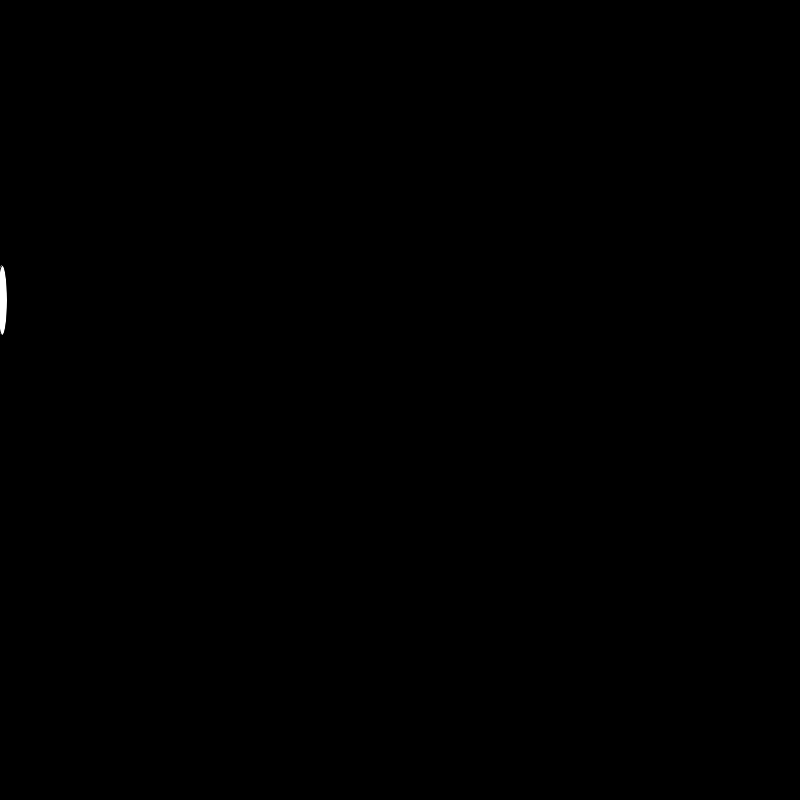
Frame 1 (no input)
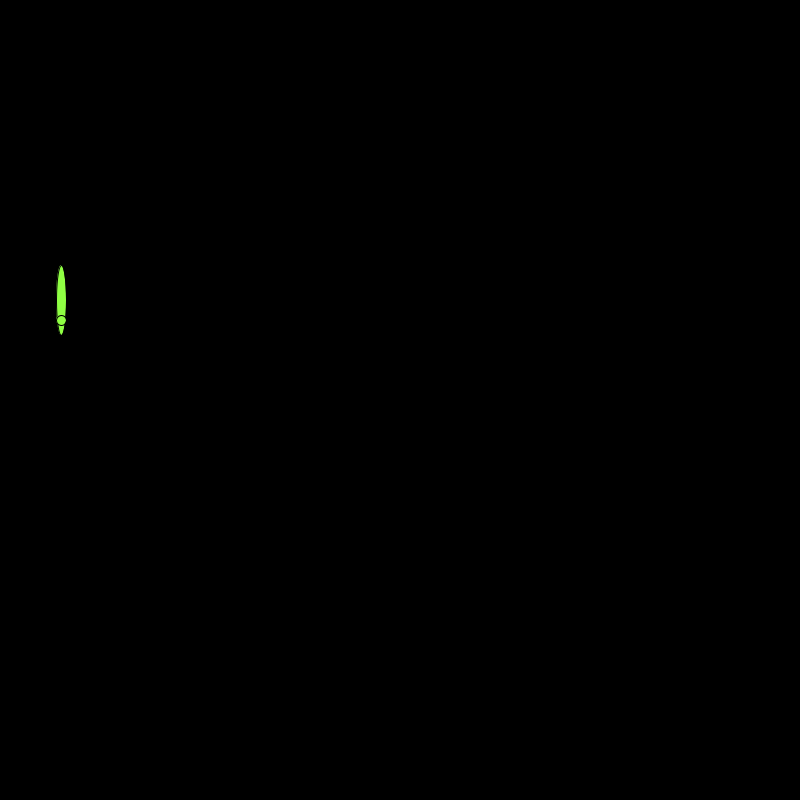
Frame 60 (the mouse pressed at the canvas centre just before this capture)
Frame 120 (the mouse held since frame 60 and released just before this capture): identical to frame 60, image omitted

The Processing sketch that drew these frames (run headless with seeded random() and noise(); from frame 60 on, the mouse is pressed at the canvas centre):

// Processing sketch: processing_185876
// ── processing_185876.pde

float bola = 1;
void setup () {
  size(800, 800);
}

void draw( ) {
  bola = bola+1;
  if (mouseY<height/2) {
    if (mouseX<height/2) {
      background(0);
    } 
    else {
      background (22,180,179);
    }

    ellipse(bola, 300, 10, 70);
    if (bola >70) {
      ellipse(bola, 310, 10, 30);
    }
    if (bola >50) {
      ellipse(bola, 320, 10, 10);
    }
    if (bola >70) {
      ellipse(bola, 330, 10, 10);
    }
    if (bola >90) {
      ellipse(bola, 330, 10, 10);
    }
    if (bola >110) {
      ellipse(bola, 340, 10, 10);
    }
    if (bola >120) {
      ellipse(bola, 350, 10, 10);
    }
    if (bola >130) {
      ellipse(bola, 360, 10, 10);
    }
    if (bola >140) {
      ellipse(bola, 370, 10, 10);
    }
    if (bola >150) {
      ellipse(bola, 380, 10, 10);
    }
    if (bola >160) {
      ellipse(bola, 390, 10, 10);
    }
    if (bola >170) {
      ellipse(bola, 400, 10, 10);
    }
    if (bola >180) {
      ellipse(bola, 410, 10, 10);
    }
    if (bola >190) {
      ellipse(bola, 420, 10, 10);
    }
    if (bola >200) {
      ellipse(bola, 430, 10, 10);
    }
    if (bola >210) {
      ellipse(bola, 440, 10, 10);
    }
    fill(143, 330, 67);
    if (bola >220) {
      ellipse(bola, 450, 10, 10);
    }
    if (bola >230) {
      ellipse(bola, 410, 10, 10);
    }
    if (bola >240) {
      ellipse(bola, 420, 10, 10);
    }
    if (bola >250) {
      ellipse(bola, 430, 670, 10);
    }
    if (bola >260) {
      ellipse(bola, 440, 120, 140);
    }
    if (bola >280) {
      ellipse(bola, 450, 500, 100);
    }
    if (bola >290) {
      ellipse(bola, 450, 10, 60);
    }
    if (bola >300) {
      ellipse(bola, 410, 10, 400);
    }
    if (bola >400) {
      ellipse(bola, 420, 10, 10);
    }
    if (bola >500) {
      ellipse(bola, 430, 10, 10);
    }
    if (bola >600) {
      ellipse(bola, 440, 10, 10);
    }
    if (bola >700) {
      ellipse(bola, 450, 100, 100);
    }
  }
}
